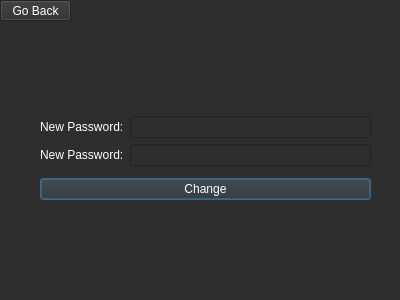
<?xml version="1.0" encoding="UTF-8"?>
<ui version="4.0">
 <class>changepass</class>
 <widget class="QDialog" name="changepass">
  <property name="geometry">
   <rect>
    <x>0</x>
    <y>0</y>
    <width>400</width>
    <height>300</height>
   </rect>
  </property>
  <property name="windowTitle">
   <string>Dialog</string>
  </property>
  <property name="styleSheet">
   <string notr="true">background-color: #2e2e2e; color: white;</string>
  </property>
  <widget class="QWidget" name="layoutWidget">
   <property name="geometry">
    <rect>
     <x>40</x>
     <y>110</y>
     <width>331</width>
     <height>98</height>
    </rect>
   </property>
   <layout class="QVBoxLayout" name="verticalLayout">
    <item>
     <layout class="QHBoxLayout" name="horizontalLayout">
      <item>
       <layout class="QHBoxLayout" name="horizontalLayout_2">
        <item>
         <layout class="QVBoxLayout" name="verticalLayout_2">
          <item>
           <widget class="QLabel" name="label">
            <property name="text">
             <string>New Password:</string>
            </property>
           </widget>
          </item>
          <item>
           <widget class="QLabel" name="label_3">
            <property name="text">
             <string>New Password:</string>
            </property>
           </widget>
          </item>
         </layout>
        </item>
        <item>
         <layout class="QVBoxLayout" name="verticalLayout_3">
          <item>
           <widget class="QLineEdit" name="lineEdit">
            <property name="echoMode">
             <enum>QLineEdit::Password</enum>
            </property>
           </widget>
          </item>
          <item>
           <widget class="QLineEdit" name="lineEdit_2">
            <property name="echoMode">
             <enum>QLineEdit::Password</enum>
            </property>
           </widget>
          </item>
         </layout>
        </item>
       </layout>
      </item>
     </layout>
    </item>
    <item>
     <widget class="QPushButton" name="pushButton">
      <property name="text">
       <string>Change</string>
      </property>
     </widget>
    </item>
   </layout>
  </widget>
  <widget class="QLabel" name="label_2">
   <property name="geometry">
    <rect>
     <x>330</x>
     <y>0</y>
     <width>71</width>
     <height>51</height>
    </rect>
   </property>
   <property name="text">
    <string/>
   </property>
   <property name="pixmap">
    <pixmap resource="Resource.qrc">:/6.png</pixmap>
   </property>
   <property name="scaledContents">
    <bool>true</bool>
   </property>
  </widget>
  <widget class="QPushButton" name="pushButton_2">
   <property name="geometry">
    <rect>
     <x>0</x>
     <y>0</y>
     <width>71</width>
     <height>21</height>
    </rect>
   </property>
   <property name="text">
    <string>Go Back</string>
   </property>
  </widget>
 </widget>
 <tabstops>
  <tabstop>pushButton</tabstop>
 </tabstops>
 <resources>
  <include location="Resource.qrc"/>
 </resources>
 <connections/>
</ui>
